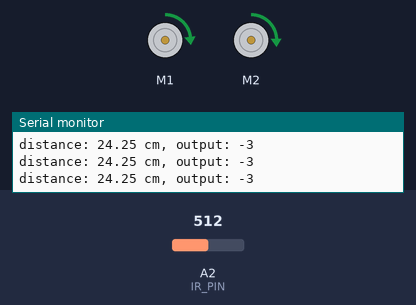
Bench run of a sketch on a simulated Arduino Leonardo, built with avr-gcc and run on an emulated ATmega32U4. Shown: 2 × DC motor (green arrow = forward, orange = backward, longer = faster), the last lines printed to the serial monitor. The inputs (shaded band) are chosen by the test bench; at power-on: A2 (IR_PIN) = 512.

Above: at 1.2 s.
1.3 s: A2 (IR_PIN) set to 716
At 2.5 s:
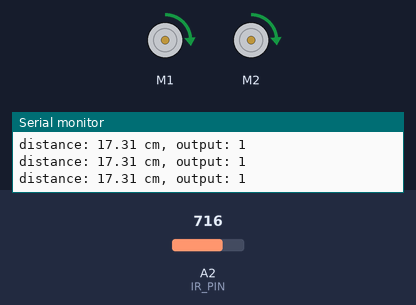
2.8 s: A2 (IR_PIN) set to 900
At 3.9 s:
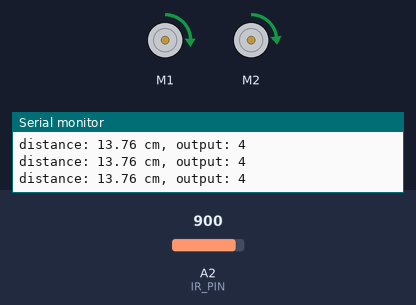
4.3 s: A2 (IR_PIN) set to 122
At 5.1 s:
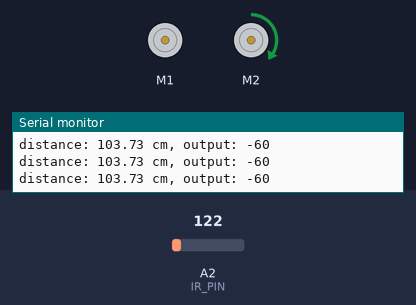
5.8 s: A2 (IR_PIN) set to 0
At 6.3 s:
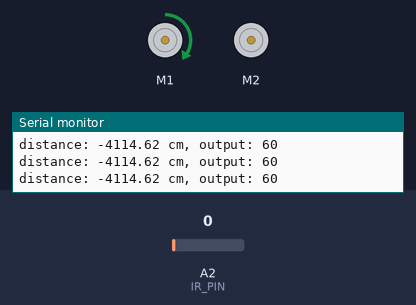
7.3 s: A2 (IR_PIN) set to 20
At 8.5 s:
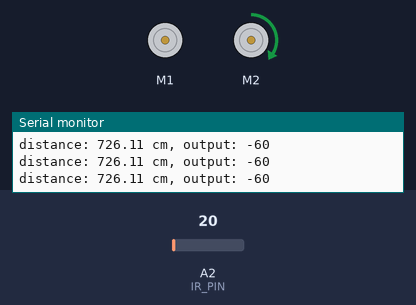
8.8 s: A2 (IR_PIN) set to 511
At 9.8 s:
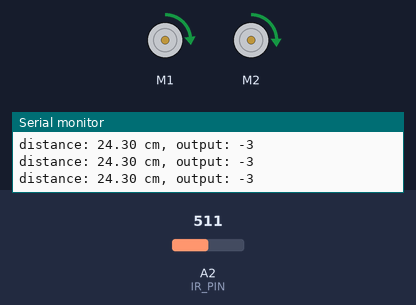
Timing chart, 0 to 11.3 s (numbered marks = the images above; inputs shaded):
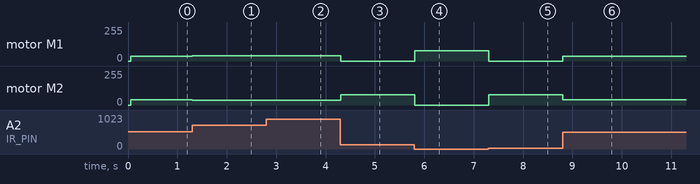

The sketch:

romi32u4_advanced_421.ino
```cpp
// snippet: romi32u4_advanced_421
// tags: romi, pololu, romi32u4, ir, sharp, wall-following, distance, control
// boards: romi32u4
// library: Romi32U4
// description: Follow a wall on the right using a Sharp IR sensor on A2, driving the Romi motors
// prompts: follow, right, sharp, sensor, target, distance
// verified: compile-only
// source: kd-generated (id 421)
// exact-include: Romi32U4.h

#include <Romi32U4.h>

Romi32U4Motors motors;

const int IR_PIN = A2;
const float Kp = 0.8;
const int BASE_SPEED = 60;
const int MIN_DISTANCE = 10;  // 10 cm
const int MAX_DISTANCE = 20;  // 20 cm

int lastError = 0;
unsigned long prevMs = 0;
const unsigned long INTERVAL = 50;  // 20 Hz

void setup() {
  Serial.begin(9600);
}

void loop() {
  unsigned long now = millis();
  if (now - prevMs >= INTERVAL) {
    prevMs = now;

    // Read distance from IR sensor
    int raw = analogRead(IR_PIN);
    float distance = 12343.85 / (raw - 3.0);  // Convert to distance in cm

    // Compute error
    int error = MAX_DISTANCE - distance;

    // Compute P-controller output
    int output = Kp * error;

    // Limit output to base speed range
    output = constrain(output, -BASE_SPEED, BASE_SPEED);

    // Apply output to motors (left motor speed + output, right motor speed - output)
    int leftSpeed = BASE_SPEED + output;
    int rightSpeed = BASE_SPEED - output;

    // Romi motors are only reachable through the Romi32U4 library
    motors.setSpeeds(leftSpeed, rightSpeed);

    // Print distance and control output
    Serial.print("distance: "); Serial.print(distance); Serial.print(" cm, ");
    Serial.print("output: "); Serial.println(output);
  }
}
```

Measured:
- after the input at 1.3 s, motor M1: forward 36/255 → forward 38/255 at once; motor M2: forward 40/255 → forward 37/255 at once
- after the input at 2.8 s, motor M1: forward 38/255 → forward 40/255 at once; motor M2: forward 37/255 → forward 35/255 at once
- after the input at 4.3 s, motor M1: forward 40/255 → stopped at once; motor M2: forward 35/255 → forward 76/255 at once
- after the input at 5.8 s, motor M1: stopped → forward 76/255 at once; motor M2: forward 76/255 → stopped at once
- after the input at 7.3 s, motor M1: forward 76/255 → stopped at once; motor M2: stopped → forward 76/255 at once
- after the input at 8.8 s, motor M1: stopped → forward 36/255 at once; motor M2: forward 76/255 → forward 40/255 at once
